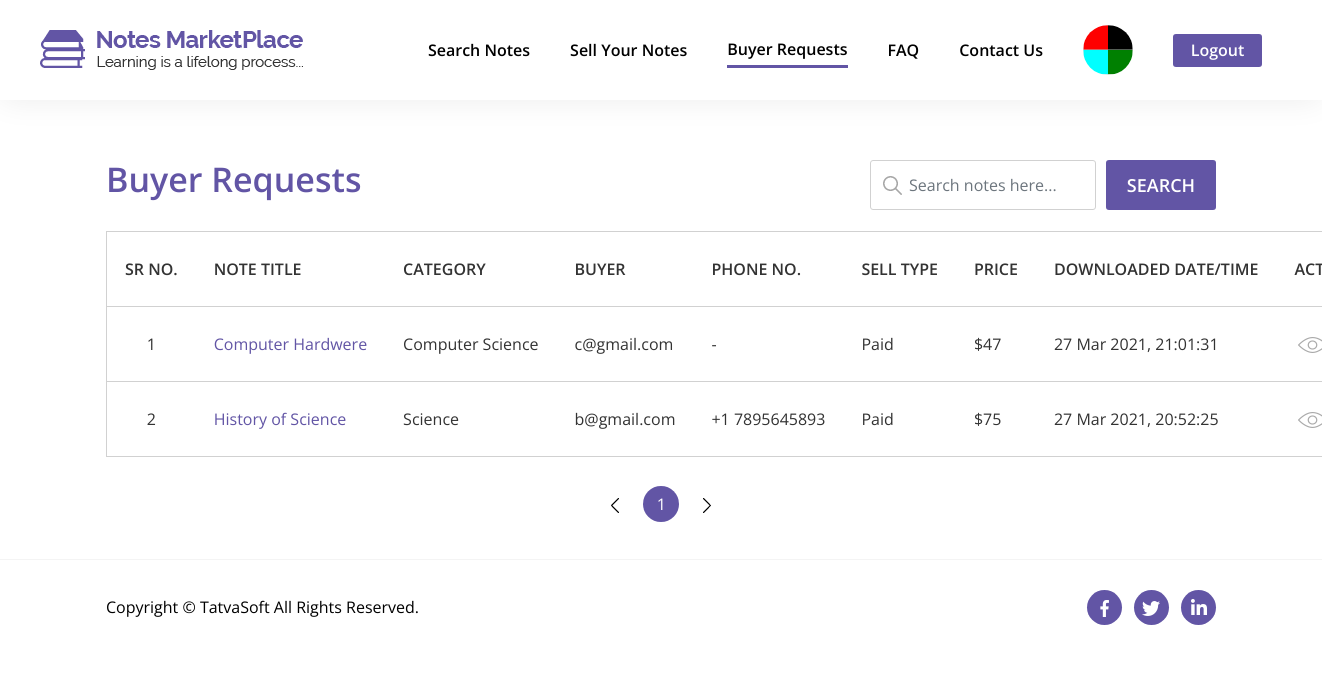
The app's page /Front/html/buyers-requests.php (signed in) with its own data.
### tables this page shows
CREATE TABLE `user_profile` (
  `ProfileID` int(11) NOT NULL,
  `UserID` int(11) NOT NULL,
  `DOB` date DEFAULT NULL,
  `Gender` int(11) DEFAULT NULL,
  `SecondaryEmail` varchar(100) DEFAULT NULL,
  `CountryCode` varchar(5) NOT NULL,
  `PhoneNumber` varchar(20) NOT NULL,
  `ProfilePicture` varchar(500) DEFAULT NULL,
  `AddressLine1` varchar(100) NOT NULL,
  `AddressLine2` varchar(100) NOT NULL,
  `City` varchar(50) NOT NULL,
  `State` varchar(50) NOT NULL,
  `ZipCode` varchar(50) NOT NULL,
  `Country` varchar(50) NOT NULL,
  `University` varchar(100) DEFAULT NULL,
  `College` varchar(100) DEFAULT NULL,
  `CreatedDate` datetime DEFAULT current_timestamp(),
  `CreatedBy` int(11) DEFAULT NULL,
  `ModifiedDate` datetime DEFAULT NULL ON UPDATE current_timestamp(),
  `ModifiedBy` int(11) DEFAULT NULL
);

CREATE TABLE `downloads` (
  `DownloadID` int(11) NOT NULL,
  `NoteID` int(11) NOT NULL,
  `Seller` int(11) NOT NULL,
  `Downloader` int(11) NOT NULL,
  `IsSellerHasAllowedDownload` bit(1) NOT NULL,
  `AttachmentPath` mediumtext DEFAULT NULL,
  `IsAttachmentDownloaded` bit(1) NOT NULL,
  `AttachmentDownloadedDate` datetime DEFAULT NULL,
  `IsPaid` bit(1) NOT NULL,
  `PurchasedPrice` decimal(10,0) DEFAULT NULL,
  `NoteTitle` varchar(100) NOT NULL,
  `NoteCategory` varchar(100) NOT NULL,
  `CreatedDate` datetime DEFAULT current_timestamp(),
  `CreatedBy` int(11) DEFAULT NULL,
  `ModifiedDate` datetime DEFAULT NULL ON UPDATE current_timestamp(),
  `ModifiedBy` int(11) DEFAULT NULL
);

CREATE TABLE `users` (
  `UserID` int(11) NOT NULL,
  `RoleID` int(11) NOT NULL DEFAULT 3,
  `FirstName` varchar(50) NOT NULL,
  `LastName` varchar(50) NOT NULL,
  `EmailID` varchar(100) NOT NULL,
  `Password` varchar(24) NOT NULL,
  `IsEmailVerified` bit(1) NOT NULL DEFAULT b'0',
  `CreatedDate` datetime DEFAULT current_timestamp(),
  `CreatedBy` int(11) DEFAULT NULL,
  `ModifiedDate` datetime DEFAULT NULL ON UPDATE current_timestamp(),
  `ModifiedBy` int(11) DEFAULT NULL,
  `IsActive` bit(1) NOT NULL DEFAULT b'1'
);

### Front/includes/user-dp.php (called while the page is built, shortened)
<?php
if (isset($_SESSION['UserLoggedIn'])) {
    $UserID = $_SESSION['UserID'];
    $profile_query = "SELECT * FROM users u JOIN user_profile up ON u.UserID = up.UserID WHERE u.UserID = {$UserID} ";
    $profile_query_result = mysqli_query($connection, $profile_query);
    $get_default_dp = mysqli_query($connection, "SELECT * FROM system_configuration c WHERE c.Key = 'DefaultMemberDisplayPicture' ");
    $get_default_dp_path = mysqli_fetch_assoc($get_default_dp)['Value'];
    if (mysqli_num_rows($profile_query_result) != 0) {
        $getUserDP = "SELECT ProfilePicture FROM user_profile WHERE UserID = {$UserID} ";
        $getUserDP_query = mysqli_query($connection, $getUserDP);
        $getUserDP_row = mysqli_fetch_assoc($getUserDP_query);
        $DP_name = $getUserDP_row['ProfilePicture'];
        if ($DP_name != null) {
            $user_dp_path = $DP_name;
        } else {
            $user_dp_path = str_replace("..", "../../Admin", $get_default_dp_path);
        }
    } else {
        $user_dp_path = str_replace("..", "../../Admin", $get_default_dp_path);
    }
}

### Front/html/buyers-requests.php (the view, shortened to what this page needs)
<?php include "../includes/head.php"; ?>
<body>
    <section id="buyers-requests">
        <div class="only-white-nav extra-style-nav">
            <header class="site-header">
                <div class="header-wrapper">
                    <div class="logo-wrapper">
                        <a href="index.php" title="Site Logo">
                            <img src="../images/logo/dark-logo.png" alt="Logo">
                        </a>
                    </div>
                    <div class="navigation-wrapper">
                        <nav class="main-nav">
                            <ul class="menu-navigation">
                                <li>
                                    <a class="hover-bottom-border" href="search-notes.php">Search Notes</a>
                                </li>
                                <li>
                                    <a class="hover-bottom-border" href="dashboard.php">Sell Your Notes</a>
                                </li>
                                <li class="active">
                                    <a class="hover-bottom-border" href="buyers-requests.php">Buyer Requests</a>
                                </li>
                                <li>
                                    <a class="hover-bottom-border" href="faq.php">FAQ</a>
                                </li>
                                <li>
                                    <a class="hover-bottom-border" href="contact-us.php">Contact Us</a>
                                </li>
                                <li class="logged-in-user-photo-li">
                                    <div class="dropdown">
                                        <a href="#" role="button" id="dropdownMenuLink" data-toggle="dropdown" aria-haspopup="true" aria-expanded="false">
                                            <div class="logged-in-user-photo">
                                                <img src="<?php echo $user_dp_path; ?>" alt="User Photo" class="rounded-circle">
                                            </div>
                                        </a>
                                    </div>
                                </li>
                                <li>
                                    <a class="btn btn-general btn-purple logout-link" href="javascript:void(0)" title="Download" role="button">Logout</a>
                                </li>
                            </ul>
                        </nav>
                    </div>
                </div>
            </header>
        </div>
        <div class="content-box-lg">
            <div class="container">
                <div class="row no-gutters">
                    <div class="col-lg-6 col-md-6 col-sm-12 col-12 text-left box-heading-wrapper">
                        <p class="my-downloads-heading">Buyer Requests</p>
                    </div>
                    <div class="col-lg-6 col-md-6 col-sm-12 col-12">
                        <div class="row no-gutters text-right general-search-bar-btn-wrapper">
                            <div class="form-group has-search-bar">
                                <span class="search-symbol"><img src="../images/Dashboard/search-icon.png" alt=""></span>
                                <input id="buyer-requests-search-bar" type="text" class="form-control input-box-style search-notes-bar" placeholder="Search notes here...">
                            </div>
                            <button id="buyer-requests-search-btn" class="btn btn-general btn-purple general-search-bar-btn">Search</button>
                        </div>
                    </div>
                </div>
            </div>
            <div class="container">
                <div class="my-downloads-table general-table-responsive">
                    <div class="table-responsive-xl">
                        <table class="table table-bordered" id="buyer-requests-table">
                            <thead>
                                <tr>
                                    <th scope="col" class="text-center">sr no.</th>
                                    <th scope="col">Note title</th>
                                    <th scope="col">category</th>
                                    <th scope="col">Buyer</th>
                                    <th scope="col">Phone no.</th>
                                    <th scope="col">Sell type</th>
                                    <th scope="col">price</th>
                                    <th scope="col">downloaded date/time</th>
                                    <th scope="col" width="80px" data-orderable="false">Action</th>
                                </tr>
                            </thead>
                            <tbody>
                                <?php
                                $buyer_requests = "SELECT Downloader, NoteID, DownloadID, NoteTitle, NoteCategory, IsPaid, PurchasedPrice, DATE_FORMAT(CreatedDate, '%d %b %Y, %T') as Date FROM downloads WHERE IsSellerHasAllowedDownload = 0 AND Seller = $UserID ORDER BY CreatedDate DESC ";
                                $buyer_requests_query = mysqli_query($connection, $buyer_requests);
                                $buyer_requests_count = mysqli_num_rows($buyer_requests_query);
                                $i = 1;
                                if ($buyer_requests_count != 0) {
                                    while ($row = mysqli_fetch_assoc($buyer_requests_query)) {
                                        $note_id = $row['NoteID'];
                                        $d_id = $row['DownloadID'];
                                        $title = $row['NoteTitle'];
                                        $category = $row['NoteCategory'];
                                        $downloader_id = $row['Downloader'];
                                        $buyer_details = mysqli_fetch_assoc(mysqli_query($connection, "SELECT * FROM user_profile WHERE UserID = {$downloader_id} "));
                                        $country_code = empty($buyer_details['CountryCode']) ? '-' : "+" . $buyer_details['CountryCode'];
                                        $buyer_email = mysqli_fetch_assoc(mysqli_query($connection, "SELECT * FROM users WHERE UserID = {$downloader_id} "))['EmailID'];
                                        $buyer_phone = empty($buyer_details['PhoneNumber']) ? null : $buyer_details['PhoneNumber'];
                                        $sell_type = $row['IsPaid'];
                                        $price = $row['PurchasedPrice'];
                                        $download_date = $row['Date'];
                                        $downloadDateStr = strtotime($download_date);
                                        echo "<tr>";
                                        echo "<td class='text-center'>$i</td>";
                                        $i++;
                                        echo "<td class='purple-td'><a href='note-detail.php?note_id={$note_id}'>$title</a></td>";
                                        echo "<td>$category</td>";
                                        echo "<td>$buyer_email</td>";
                                        echo "<td>" . $country_code . " " . $buyer_phone . "</td>";
                                        if ($sell_type == 0) {
                                            $st = "Free";
                                        } else {
                                            $st = "Paid";
                                        }
                                        echo "<td>" . $st . "</td>";
                                        echo "<td>" . "$" . $price . "</td>";
                                        echo "<td data-sort='{$downloadDateStr}'>$download_date</td>";
                                        if (isset($_GET['page'])) {
                                            $allow_download_link = "buyers-requests.php?d_id=" . $d_id . "&page=" . $_GET['page'];
                                        } else {
                                            $allow_download_link = "buyers-requests.php?d_id=" . $d_id;
                                        }
                                        echo "<td class='text-center visible-overflow-for-dropdown'>
                                        <a href='note-detail.php?note_id={$note_id}'><img class='eye-img-in-table' src='../images/Dashboard/eye.png' alt='edit'></a>
                                        <div class='dropdown dropdown-dots-table'>
                                            <a href='#' role='button' id='dropdownMenuLink' data-toggle='dropdown' aria-haspopup='true' aria-expanded='false'>
                                                <img class='dots-in-table' src='../images/Dashboard/dots.png' alt='edit'>
                                            </a>
                                            <div class='dropdown-menu' aria-labelledby='dropdownMenuLink'>
                                              <a class='dropdown-item' href='{$allow_download_link}'>Allow Download</a>
                                            </div>
                                        </div>
                                        </td>";
                                        echo "</tr>";
                                    }
                                }
                                ?>
                            </tbody>
                        </table>
                    </div>
                </div>
            </div>
        </div>
        <?php include "../includes/footer.php"; ?>
    </section>
</body>
</html>

### records on screen
user_profile: ProfilePicture (picture)
downloads: NoteTitle "Computer Hardwere", NoteCategory "Computer Science", Downloader.EmailID "c@gmail.com", country_code "-", IsPaid "Paid", PurchasedPrice "47", download_date "27 Mar 2021, 21:01:31"
downloads: NoteTitle "History of Science", NoteCategory "Science", Downloader.EmailID "b@gmail.com", user_profile.CountryCode "+1", user_profile.PhoneNumber "7895645893", IsPaid "Paid", PurchasedPrice "75", download_date "27 Mar 2021, 20:52:25"
